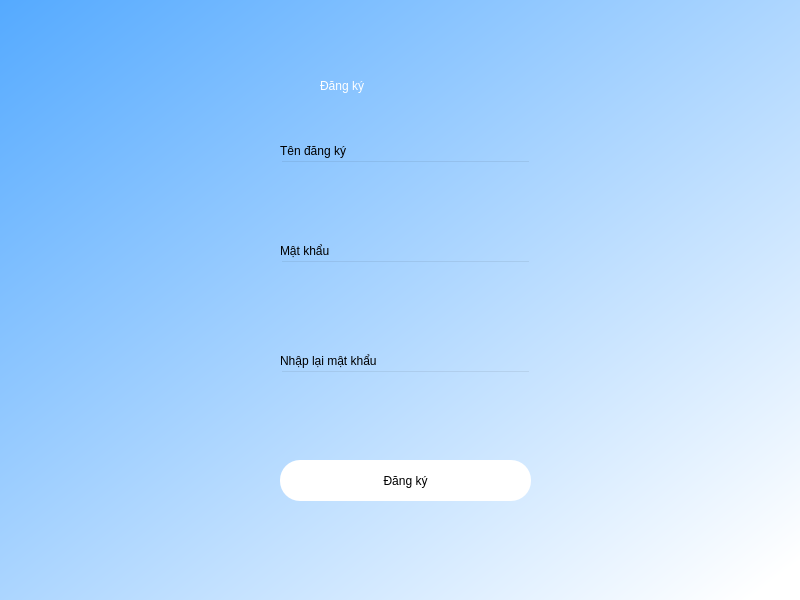
<?xml version="1.0" encoding="UTF-8"?>
<ui version="4.0">
 <class>Dialog</class>
 <widget class="QDialog" name="Dialog">
  <property name="geometry">
   <rect>
    <x>0</x>
    <y>0</y>
    <width>800</width>
    <height>600</height>
   </rect>
  </property>
  <property name="windowTitle">
   <string>Dialog</string>
  </property>
  <property name="styleSheet">
   <string notr="true">QWidget#bgwidget{
background-color: qlineargradient(spread:pad, x1:0.0578947, y1:0.063, x2:1, y2:1, stop:0 rgba(85, 170, 255, 255), stop:1 rgba(255, 255, 255, 255));}</string>
  </property>
  <widget class="QWidget" name="widget" native="true">
   <property name="geometry">
    <rect>
     <x>0</x>
     <y>0</y>
     <width>801</width>
     <height>601</height>
    </rect>
   </property>
   <property name="styleSheet">
    <string notr="true">QWidget#widget{
background-color:qlineargradient(spread:pad, x1:0, y1:0, x2:0.978947, y2:0.955, stop:0 rgba(85, 170, 255, 255), stop:1 rgba(255, 255, 255, 255));}</string>
   </property>
   <widget class="QLabel" name="label_4">
    <property name="geometry">
     <rect>
      <x>320</x>
      <y>50</y>
      <width>161</width>
      <height>71</height>
     </rect>
    </property>
    <property name="styleSheet">
     <string notr="true">color: rgb(255, 255, 255); font: 26pt &quot;MS Shell Dlg 2&quot;;</string>
    </property>
    <property name="text">
     <string>Đăng ký</string>
    </property>
   </widget>
   <widget class="QLabel" name="label_5">
    <property name="geometry">
     <rect>
      <x>280</x>
      <y>120</y>
      <width>141</width>
      <height>61</height>
     </rect>
    </property>
    <property name="styleSheet">
     <string notr="true">font: 10pt &quot;MS Shell Dlg 2&quot;;color:rgb(0, 0, 0)</string>
    </property>
    <property name="text">
     <string>Tên đăng ký</string>
    </property>
   </widget>
   <widget class="QLineEdit" name="dangky">
    <property name="geometry">
     <rect>
      <x>280</x>
      <y>160</y>
      <width>251</width>
      <height>41</height>
     </rect>
    </property>
    <property name="styleSheet">
     <string notr="true">background-color: rgba(0,0,0,0);
font: 12pt &quot;MS Shell Dlg 2&quot;</string>
    </property>
    <property name="text">
     <string/>
    </property>
    <property name="echoMode">
     <enum>QLineEdit::Normal</enum>
    </property>
   </widget>
   <widget class="QLabel" name="label_6">
    <property name="geometry">
     <rect>
      <x>280</x>
      <y>220</y>
      <width>141</width>
      <height>61</height>
     </rect>
    </property>
    <property name="styleSheet">
     <string notr="true">font: 10pt &quot;MS Shell Dlg 2&quot;;color:rgb(0, 0, 0)</string>
    </property>
    <property name="text">
     <string>Mật khẩu</string>
    </property>
   </widget>
   <widget class="QLineEdit" name="mkdk">
    <property name="geometry">
     <rect>
      <x>280</x>
      <y>260</y>
      <width>251</width>
      <height>41</height>
     </rect>
    </property>
    <property name="styleSheet">
     <string notr="true">background-color: rgba(0,0,0,0);
font: 12pt &quot;MS Shell Dlg 2&quot;</string>
    </property>
    <property name="text">
     <string/>
    </property>
    <property name="echoMode">
     <enum>QLineEdit::Password</enum>
    </property>
   </widget>
   <widget class="QLineEdit" name="mkdk1">
    <property name="geometry">
     <rect>
      <x>280</x>
      <y>370</y>
      <width>251</width>
      <height>41</height>
     </rect>
    </property>
    <property name="styleSheet">
     <string notr="true">background-color: rgba(0,0,0,0);
font: 12pt &quot;MS Shell Dlg 2&quot;</string>
    </property>
    <property name="text">
     <string/>
    </property>
    <property name="echoMode">
     <enum>QLineEdit::Password</enum>
    </property>
   </widget>
   <widget class="QLabel" name="label_7">
    <property name="geometry">
     <rect>
      <x>280</x>
      <y>330</y>
      <width>141</width>
      <height>61</height>
     </rect>
    </property>
    <property name="styleSheet">
     <string notr="true">font: 10pt &quot;MS Shell Dlg 2&quot;;color:rgb(0, 0, 0)</string>
    </property>
    <property name="text">
     <string>Nhập lại mật khẩu</string>
    </property>
   </widget>
   <widget class="QPushButton" name="dangkybtn">
    <property name="geometry">
     <rect>
      <x>280</x>
      <y>460</y>
      <width>251</width>
      <height>41</height>
     </rect>
    </property>
    <property name="styleSheet">
     <string notr="true">border-radius: 20px;
background-color: rgb(255, 255, 255);
font: 11pt &quot;MS Shell Dlg 2&quot;; color: rgb(0, 0, 0)</string>
    </property>
    <property name="text">
     <string>Đăng ký</string>
    </property>
   </widget>
   <widget class="QLabel" name="loi1">
    <property name="geometry">
     <rect>
      <x>280</x>
      <y>420</y>
      <width>251</width>
      <height>16</height>
     </rect>
    </property>
    <property name="styleSheet">
     <string notr="true">font: 9pt &quot;MS Shell Dlg 2&quot;;color: red</string>
    </property>
    <property name="text">
     <string/>
    </property>
   </widget>
  </widget>
 </widget>
 <resources/>
 <connections/>
</ui>
